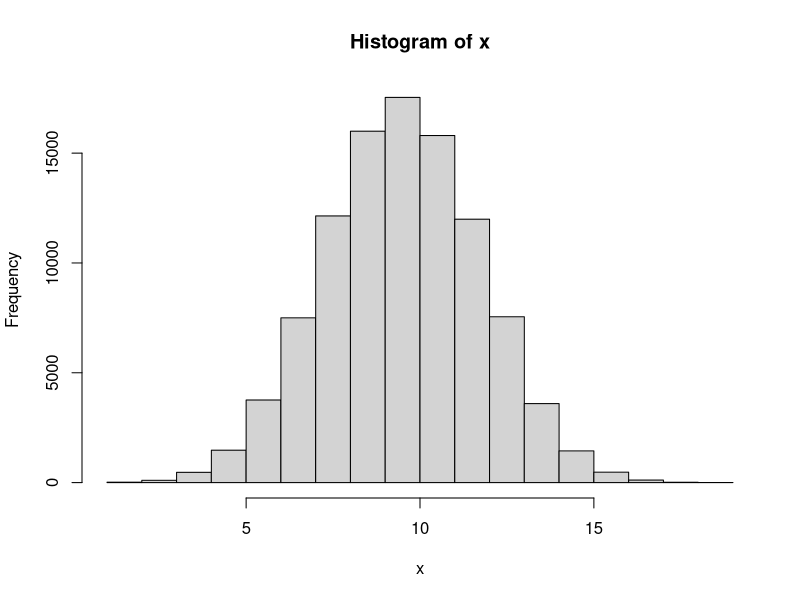
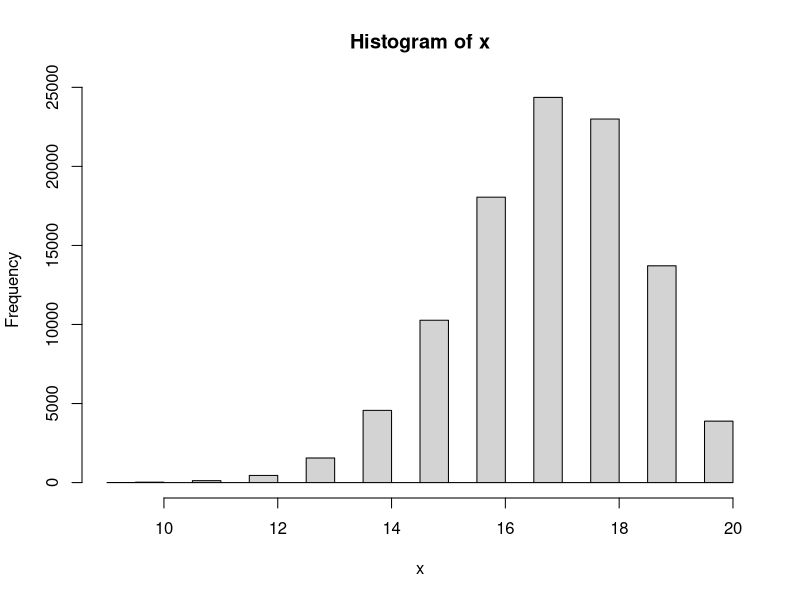

The R script that drew these images, in order:
#------------------

# Answer to the Question # 01

#------------------

# Answer to the No 1 of Question # 01 

#a) 

# Taking a sample with n = 20 and p = 0.5 (given on the question)

x1 <- rbinom(1, 20, 0.5)

#The value of x1

x1


#b) 

#Finding the range for x1 with n = 20 and p = 0.5


n <- 20

p <- 0.5


# Finding and defining the minimum value

min_value <- min(0, n)

# Finding and defining the maximum value

max_value <- max(0:n)

# Calculate the cumulative probability at the minimum value

cdf_min <- pbinom(min_value, n, p)

# Calculate the cumulative probability at the maximum value

cdf_max <- pbinom(max_value, n, p)

# Range of the binomial distribution

range_binomial <- c(min_value, max_value)

range_binomial


# Answer to the question No.2 of Question.1

# Repeating Question.1 of (1) for N = 1,00,000 times


N <- 100000

x <- rep(NA, N)

x

for (i in 1: N){
  x[i] <- rbinom(1, 20, 0.5)
}

x

# Plot the histogram

hist(x)

#Find the minimum and maximum value

max(x)

min(x)


#3 of Q.1 

# Now setting if x is bigger or less than 15 then y = 1 . And y = 0 otherwise.

y_1 <- ifelse(c(x)>=15, 1,0)

y_1


# 4 of Q.1

#Calculating summation of y

sum(y_1)


#5 of Q.1 

# Now repeating all the steps above for n = 20 and p = 0.85


#a) 

# Taking a sample 

x1 <- rbinom(1, 20, 0.85)
x1


#b)

#Finding the range for x1

n <- 20

p <- 0.85

# Find the minimum value

min_value <- min(0, n)

# Find the maximum value

max_value <- max(0:n)

# Calculate the cumulative probability at the minimum value

cdf_min <- pbinom(min_value, n, p)

# Calculate the cumulative probability at the maximum value

cdf_max <- pbinom(max_value, n, p)

# Range of the binomial distribution

range_binomial <- c(min_value, max_value)

range_binomial


#c. 

# Now taking N = 100000 times

N <- 100000

x <- rep(NA, N)

x

for (i in 1: N){
  x[i] <- rbinom(1, 20, 0.85)
}

x

# Plot the histogram

hist(x)


#Find the minimum and maximum value

max(x)

min(x)


#d. 

# Now setting if x is bigger or less than 15 then y = 1 . And y = 0 otherwise

y_1 <- ifelse(c(x)>=15, 1,0)

y_1

#e. 

#Calculating summation of y

sum(y_1)


#f. 

#Calculating summation of y divided by N

sum(y_1) / N


# ---------------------------------------------

# Answer to the Question # 01 - (6) : 

# ---------------------------------------------


# Now I have to make a guess about type I and type II errors for Null Hypothesis H0: p0 = 0.5 VS Alternative hypothesis H1: p1 = 0.85. For setting that what is the chance of a fair coin landing on heads at least 15 times out of 20 flips?


# Type I error means we reject the null hypothesis when it is true. It is also known as 'False Positive'. The significance level or alpha (a) is the probability of making a type I error. We usually set it as 0.05 or 0.01.


# The chance of a fair coin landing on heads at least 15 times out of 20 flips, we are using binomial distribution and a two-tailed test for this question. By calculating on the calculator it is found that the probability of getting 15 or more successes out of 20 trials when the p0 = 0.5 is approximately 0.026. So, it can be said that if the p0 = 0.5, we would reject the null hypothesis and conclude that the proportion is significantly different from 0.5 in about 2.6% of the cases.

# On the other hand, Type II error means we fail to reject the null hypothesis when it is actually false. It is also known as 'False Negative'. The probability of making a type II error is denoted by beta (B).

# To find the probability of a type II error, we know that for the alternative hypothesis, p1 = 0.85. By calculating on the calculator, we got that the chance of a fair coin landing on heads at least 15 times out of 20 flips when p1 = 0.85 is approximately 0.408. This means we would fail to reject the null hypothesis and conclude that the proportion is not significantly different from 0.5 in about 40.8% of the cases.

# In summary, the estimated probabilities of making a type I error and a type II error for this hypothesis test are approximately 0.026 and 0.408, respectively.



# ---------------------------------------------

#Answer to the Q. 2 :

# ---------------------------------------------


# Here is the sample: 2 2 1 2 2 2 1 1 2 1 1 2 2 1 1 2 1 2 2 2 1 2 1 2 1 2 2 2 2 2 2 2 2 1 2 1 2 1 2 2


# We have to test whether the sample is random or not.


# To test whether the process of treatment assignments is random, we will use a chi-squared fit test. At first, we will count the number of treatments of each type, and then compare the observed frequencies to the expected frequencies under the assumption of a random process.

# In this case, there are 40 treatments. Among them:
  
# For Observed frequencies: Type 1 = 18 treatments and Type 2 = 22 treatments.

# Expected frequencies (we assume that there is randomness): Type 1 = 20 treatments and Type 2 = 20  treatments. (As there are 40 treatments in total and a 50% chance of each type).


# To calculate the chi-squared statistic, we can use the formula:
  
#  χ2 = Σ ((Oi - Ei)² / Ei)

# Here,

# Oi = Observed Frequency for category  i , (here i = 1 or 2), 

# Ei = Expected frequency for category i, (here i = 1 or 2).

# And the sum is taken over all categories.

# By using an online calculator and plugging the numbers, we got that:
  
  
# χ2 = ((18-20)²/20) + ((22-20)²/20) = 0.4


# To determine whether this value is statistically significant, we need to compare it to a chi-squared distribution with one degree of freedom (since we have two categories and one parameter estimated from the data). Using a table, we find that the p-value for this test is approximately 0.5, which is very large.

# Therefore, we fail to reject the null hypothesis that the treatment assignments are random. In other words, there is no evidence to suggest that the process was biased or non-random.

# [This question can be solved in multiple ways]

# ---------------------------------------------

#Answer to the Q. 3 :

# ---------------------------------------------


#Answer for 3 - a


#1

# Taking a sample

x2 <- rbinom(1, 1, 0.5)
x2


#Then identify the range

n <- 1
p <- 0.5


# Find the minimum value

min_value <- min(0, n)


# Find the maximum value

max_value <- max(0:n)


# Calculate the cumulative probability at the minimum value

cdf_min <- pbinom(min_value, n, p)

# Calculate the cumulative probability at the maximum value

cdf_max <- pbinom(max_value, n, p)

# Range of the binomial distribution

range_binomial <- c(min_value, max_value)

range_binomial


#For question 3 - (a) - #2 and #3

# Patient will get “A” if x2 = 1, and get “B” if x2 = 0

# Repeating 1 & 2 for N = 40


N <- 40
x <- rep(NA, N)

x

for (i in 1: N){
  x[i] <- rbinom(1, 1, 0.5)
}

x

# Now assigning A and B for 1 and 0 respectively.

x[x == 1] <- "A"
x[x == 0] <- "B"


# print the modified values of x

print(x)


#Number of A and B

table(x)


# --------------------------------------------


# --------------------------------------------


#Answer for 3 - b

# Now we will use random permutated block randomization with a block size of 40 (including 20 “A”s and 20 “B”s)

# Set the block size

block_size <- 40


# Create a vector of treatment assignments

treatments <- rep(c("A", "B"), length.out = block_size*1)


# Create a vector of block assignments

blocks <- rep(1:1, each = block_size)


# Randomly permute the blocks

blocks <- sample(blocks)


# Order the treatment assignments within each block

for (i in 1:1) {
  treatments[blocks == i] <- sample(treatments[blocks == i])
}

# View the resulting treatment assignments by block

a <- split(treatments, blocks)

a

#Calculating the Number of A and B

table(a)

# The difference between 3(a) and 3 (b) is that - in 3 (a), though the probability is p = 0.5, for the N = 40, the number of A and B is not the same. For my case , A = 18 and B = 22. But, in 3 (b) we used random permutated block randomization with a block size of 40. And for this case number of A and B is same. For my case , A = 20 and B = 20.



# --------------------------------------------

# --------------------------------------------


# Answer for 3 - c


# Set the block size of 8


block_size <- 8


# Create a vector of treatment assignments


treatments <- rep(c("A", "B"), length.out = block_size*5)


# Create a vector of block assignments


blocks <- rep(1:5, each = block_size)


# Randomly permute the blocks

blocks <- sample(blocks)



# Order the treatment assignments within each block

for (i in 1:5) {
  treatments[blocks == i] <- sample(treatments[blocks == i])
}


# View the resulting treatment assignments by block. There are 5 different blocks with a block size of 8


d <- split(treatments, blocks)
d

# Now, merging all the 5 different blocks into 1. So, now there will be 40


b <- unsplit(treatments, blocks)

b


#Number of A and B

table(b)

# The difference between 3(b) and 3 (c) is that - in 3 (b), we used random permutated block randomization with a block size of 40. And for this case number of A and B are the same. For my case , it was A = 20 and B = 20. But, in 3 (c) though we used random permutated block randomization, but this time with a block size of 8. After that we added all the 8 blocks so total sample is 40. And for this case number of A and B is not same. For my case , it was A = 24 and B = 16. 

# If we stop the study for toxicity for in sample size = 20, then for 3 (b) = The difference between number of A and B will not be that much. 

# But, for 3 (c) = The difference between the number of A and B will be more than 3 (b)
